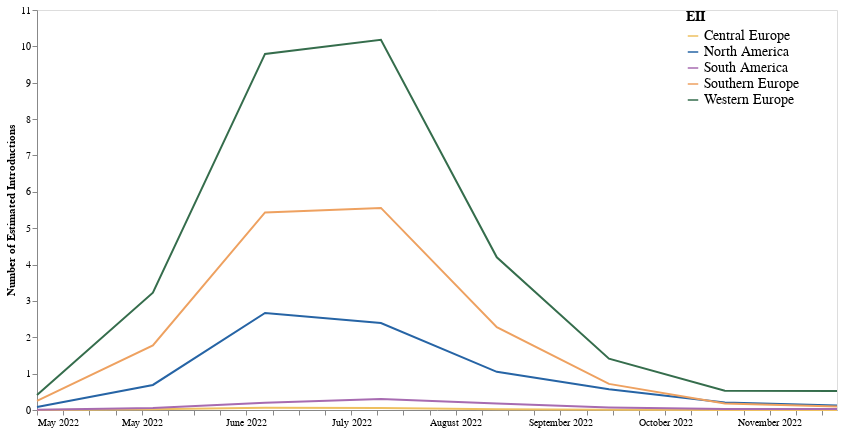

Notebook cell for this chart:
### Code cell
eii_plot = alt.Chart(eii_df).mark_line().encode(
    alt.X("year-month:T",axis=alt.Axis(title=None, grid=False, format="%B %Y")),
    alt.Y("import_risk", title = "Number of Estimated Introductions",axis = alt.Axis(grid = False)), 
    alt.Color("place:N",title = "EII", legend=alt.Legend(orient = "right",offset = -155, labelFontSize = 14, titleFontSize = 14, symbolSize = 110),  scale=alt.Scale(range=range_) )).properties(
    width = 800,
    height = 400
)
eii_plot

### Figure 1 — Vega-Lite specification as saved in the notebook (floating-point values rounded to 4 significant figures)
{"config": {"view": {"continuousWidth": 400, "continuousHeight": 300}}, "data": {"name": "data-c59e31c8e07a899df225432080f73761"}, "mark": "line", "encoding": {"color": {"field": "place", "legend": {"labelFontSize": 14, "offset": -155, "orient": "right", "symbolSize": 110, "titleFontSize": 14}, "scale": {"range": ["#EEC060", "#2664A5", "#A76BB1", "#EEA160", "#356D4C"]}, "title": "EII", "type": "nominal"}, "x": {"axis": {"format": "%B %Y", "grid": false, "title": null}, "field": "year-month", "type": "temporal"}, "y": {"axis": {"grid": false}, "field": "import_risk", "title": "Number of Estimated Introductions", "type": "quantitative"}}, "height": 400, "width": 800, "$schema": "https://vega.github.io/schema/vega-lite/v4.17.0.json", "datasets": {"data-c59e31c8e07a899df225432080f73761": [{"Unnamed: 0": 5, "index": "North America.2022-05", "place": "North America", "year-month": "2022-05-01", "import_risk": 0.08157}, {"Unnamed: 0": 6, "index": "Southern Europe.2022-05", "place": "Southern Europe", "year-month": "2022-05-01", "import_risk": 0.2495}, {"Unnamed: 0": 7, "index": "Western Europe.2022-05", "place": "Western Europe", "year-month": "2022-05-01", "import_risk": 0.4155}, {"Unnamed: 0": 8, "index": "Central Europe.2022-05", "place": "Central Europe", "year-month": "2022-05-01", "import_risk": 0.002354}, {"Unnamed: 0": 9, "index": "South America.2022-05", "place": "South America", "year-month": "2022-05-01", "import_risk": 0.005387}, {"Unnamed: 0": 10, "index": "North America.2022-06", "place": "North America", "year-month": "2022-06-01", "import_risk": 0.6891}, {"Unnamed: 0": 11, "index": "Southern Europe.2022-06", "place": "Southern Europe", "year-month": "2022-06-01", "import_risk": 1.774}, {"Unnamed: 0": 12, "index": "Western Europe.2022-06", "place": "Western Europe", "year-month": "2022-06-01", "import_risk": 3.226}, {"Unnamed: 0": 13, "index": "Central Europe.2022-06", "place": "Central Europe", "year-month": "2022-06-01", "import_risk": 0.01773}, {"Unnamed: 0": 14, "index": "South America.2022-06", "place": "South America", "year-month": "2022-06-01", "import_risk": 0.05176}, {"Unnamed: 0": 15, "index": "North America.2022-07", "place": "North America", "year-month": "2022-07-01", "import_risk": 2.67}, {"Unnamed: 0": 16, "index": "Southern Europe.2022-07", "place": "Southern Europe", "year-month": "2022-07-01", "import_risk": 5.432}, {"Unnamed: 0": 17, "index": "Western Europe.2022-07", "place": "Western Europe", "year-month": "2022-07-01", "import_risk": 9.791}, {"Unnamed: 0": 18, "index": "Central Europe.2022-07", "place": "Central Europe", "year-month": "2022-07-01", "import_risk": 0.06005}, {"Unnamed: 0": 19, "index": "South America.2022-07", "place": "South America", "year-month": "2022-07-01", "import_risk": 0.1969}, {"Unnamed: 0": 20, "index": "North America.2022-08", "place": "North America", "year-month": "2022-08-01", "import_risk": 2.392}, {"Unnamed: 0": 21, "index": "Southern Europe.2022-08", "place": "Southern Europe", "year-month": "2022-08-01", "import_risk": 5.558}, {"Unnamed: 0": 22, "index": "Western Europe.2022-08", "place": "Western Europe", "year-month": "2022-08-01", "import_risk": 10.18}, {"Unnamed: 0": 23, "index": "Central Europe.2022-08", "place": "Central Europe", "year-month": "2022-08-01", "import_risk": 0.05487}, {"Unnamed: 0": 24, "index": "South America.2022-08", "place": "South America", "year-month": "2022-08-01", "import_risk": 0.3035}, {"Unnamed: 0": 25, "index": "North America.2022-09", "place": "North America", "year-month": "2022-09-01", "import_risk": 1.05}, {"Unnamed: 0": 26, "index": "Southern Europe.2022-09", "place": "Southern Europe", "year-month": "2022-09-01", "import_risk": 2.276}, {"Unnamed: 0": 27, "index": "Western Europe.2022-09", "place": "Western Europe", "year-month": "2022-09-01", "import_risk": 4.2}, {"Unnamed: 0": 28, "index": "Central Europe.2022-09", "place": "Central Europe", "year-month": "2022-09-01", "import_risk": 0.01873}, {"Unnamed: 0": 29, "index": "South America.2022-09", "place": "South America", "year-month": "2022-09-01", "import_risk": 0.1761}, {"Unnamed: 0": 30, "index": "North America.2022-10", "place": "North America", "year-month": "2022-10-01", "import_risk": 0.5693}, {"Unnamed: 0": 31, "index": "Southern Europe.2022-10", "place": "Southern Europe", "year-month": "2022-10-01", "import_risk": 0.7186}, {"Unnamed: 0": 32, "index": "Western Europe.2022-10", "place": "Western Europe", "year-month": "2022-10-01", "import_risk": 1.411}, {"Unnamed: 0": 33, "index": "Central Europe.2022-10", "place": "Central Europe", "year-month": "2022-10-01", "import_risk": 0.00483}, {"Unnamed: 0": 34, "index": "South America.2022-10", "place": "South America", "year-month": "2022-10-01", "import_risk": 0.07164}, {"Unnamed: 0": 35, "index": "North America.2022-11", "place": "North America", "year-month": "2022-11-01", "import_risk": 0.2074}, {"Unnamed: 0": 36, "index": "Southern Europe.2022-11", "place": "Southern Europe", "year-month": "2022-11-01", "import_risk": 0.1813}, {"Unnamed: 0": 37, "index": "Western Europe.2022-11", "place": "Western Europe", "year-month": "2022-11-01", "import_risk": 0.5279}, {"Unnamed: 0": 38, "index": "Central Europe.2022-11", "place": "Central Europe", "year-month": "2022-11-01", "import_risk": 0.001494}, {"Unnamed: 0": 39, "index": "South America.2022-11", "place": "South America", "year-month": "2022-11-01", "import_risk": 0.02972}, {"Unnamed: 0": 40, "index": "North America.2022-12", "place": "North America", "year-month": "2022-12-01", "import_risk": 0.1221}, {"Unnamed: 0": 41, "index": "Southern Europe.2022-12", "place": "Southern Europe", "year-month": "2022-12-01", "import_risk": 0.09391}, {"Unnamed: 0": 42, "index": "Western Europe.2022-12", "place": "Western Europe", "year-month": "2022-12-01", "import_risk": 0.5237}, {"Unnamed: 0": 43, "index": "Central Europe.2022-12", "place": "Central Europe", "year-month": "2022-12-01", "import_risk": 0.001212}, {"Unnamed: 0": 44, "index": "South America.2022-12", "place": "South America", "year-month": "2022-12-01", "import_risk": 0.02633}]}}
